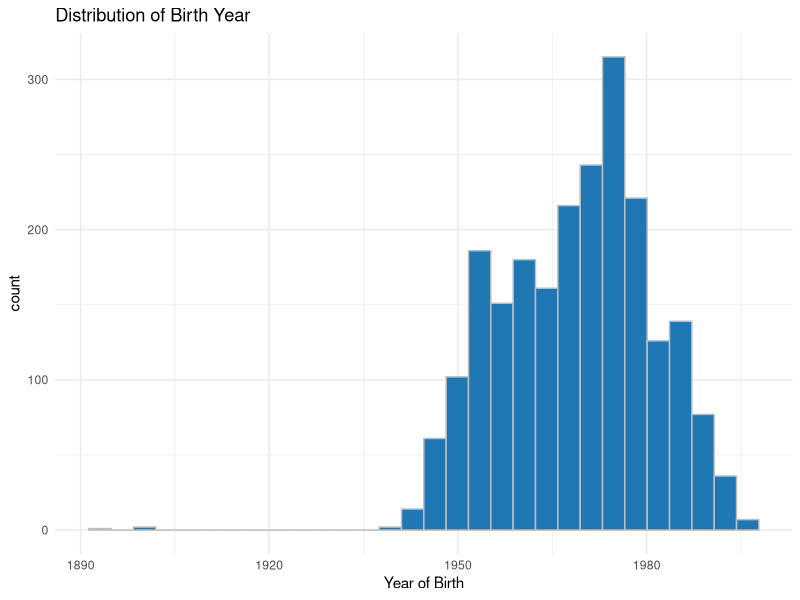
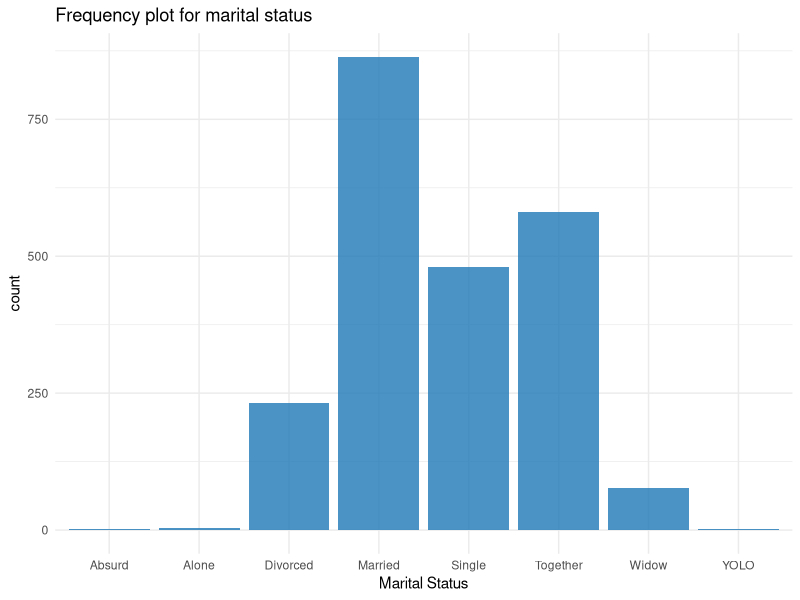
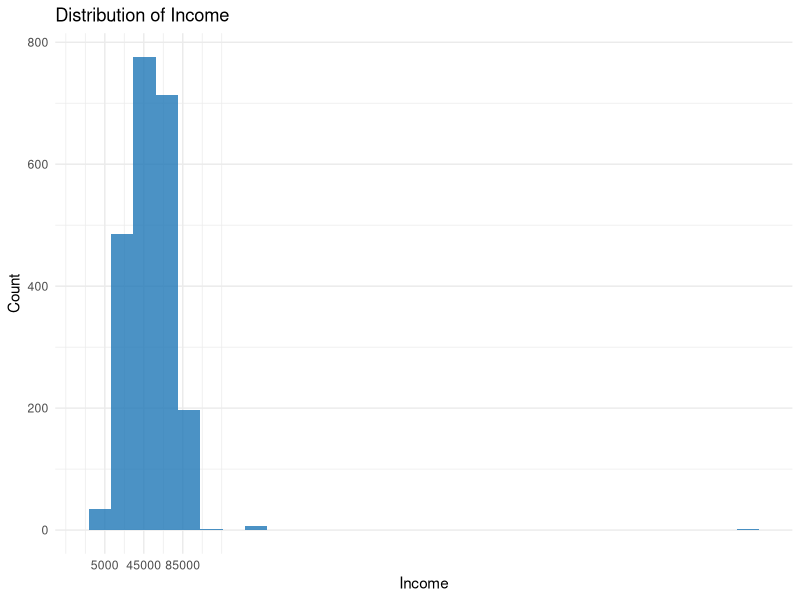
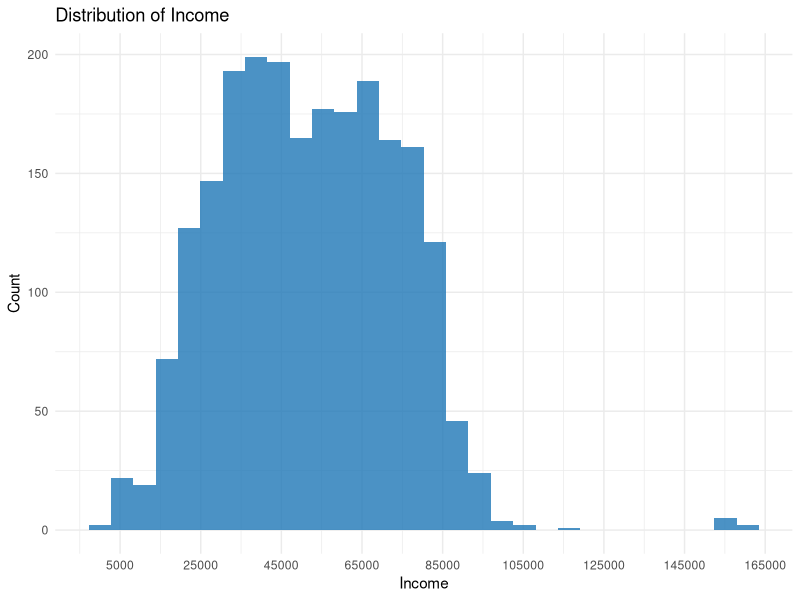

The R script that drew these images, in order:
## ---- chunk 1
knitr::opts_chunk$set(echo = TRUE)
## ---- chunk 2
library(dplyr)
library(ggplot2)
## ---- chunk 3
df <- read.csv('./Customer_Data.csv')
df
## ---- chunk 4
sum(is.na(df))
## ---- chunk 5
df[duplicated(df)]
## ---- chunk 6
df <- df %>% 
  select(-ID)
## ---- chunk 7
df
## ---- chunk 8
ggplot(df, aes(x=Year_Birth))+ 
     geom_histogram(color = "grey", fill = "#1f77b4", bins = 30)+
  labs(x = "Year of Birth",
       y = "count", 
       title = "Distribution of Birth Year")+
  theme_minimal()

## ---- chunk 9
df %>% 
  filter(Year_Birth < 1930)
## ---- chunk 10
ggplot(df, aes(Marital_Status)) +
  geom_bar(fill = "#1f77b7", alpha = 0.8) + 
  labs( x= "Marital Status",
        y = "count",
        title = "Frequency plot for marital status")+
  theme_minimal()
## ---- chunk 11
ggplot(df, aes(x = Income)) + 
  geom_histogram(fill = "#1f77b7", alpha = 0.8)+ 
  labs(x = "Income",
       y = "Count",
       title = "Distribution of Income")+
  scale_x_continuous(breaks = seq(5000, 100000, by=  40000))+
  theme_minimal()
## ---- chunk 12
df %>% 
  filter(Income < 500000) %>% 
  ggplot(aes(x = Income)) + 
  geom_histogram(fill = "#1f77b7", alpha = 0.8)+ 
  labs(x = "Income",
       y = "Count",
       title = "Distribution of Income")+
  scale_x_continuous(breaks = seq(5000, 200000, by=  20000))+
  theme_minimal()
